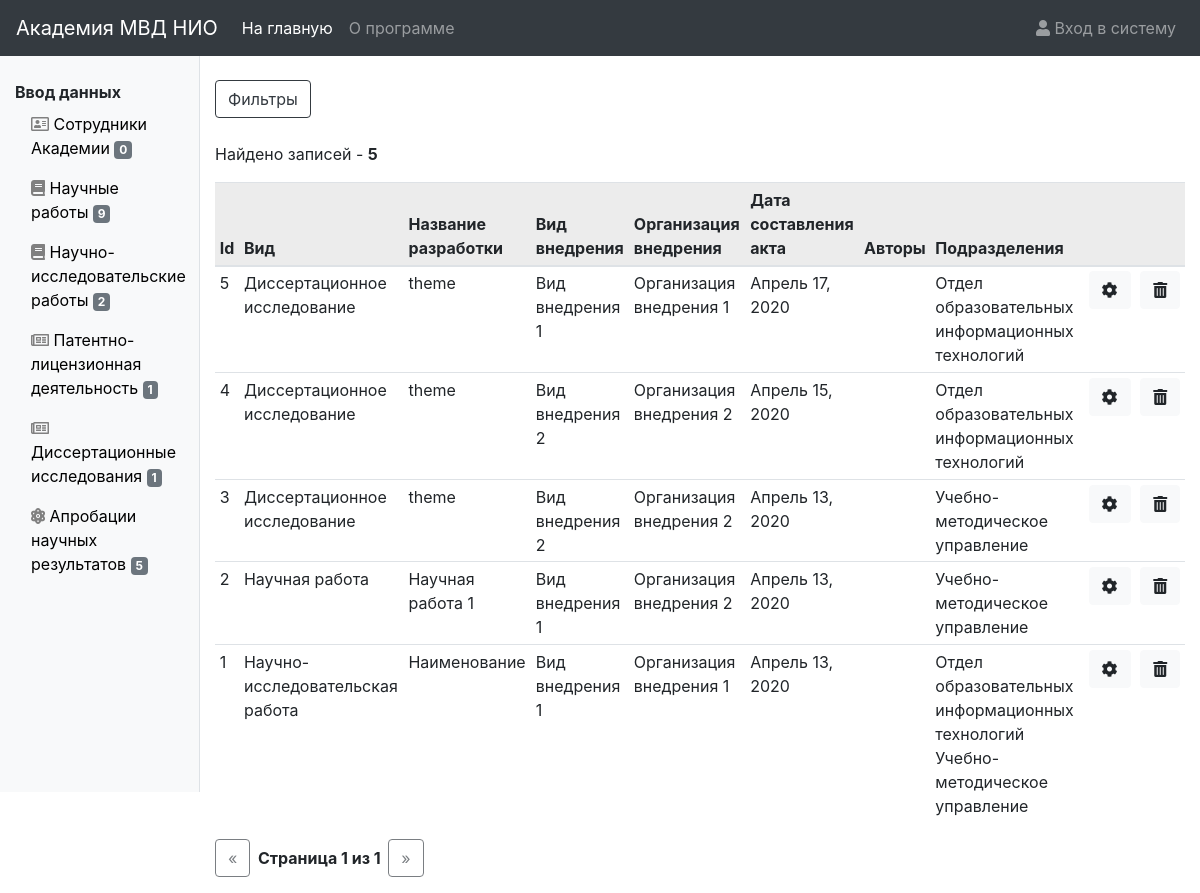
/anr/, run on the app's committed database.
### anr/models.py (models this page shows, shortened)
class ANR(models.Model):
    development_kind = models.ForeignKey(DevelopmentKind, on_delete=models.SET_NULL,
                                         verbose_name="Вид внедренной разработки", null=True)
    introduction_kind = models.ForeignKey(IntroductionKind, on_delete=models.SET_NULL, verbose_name="Вид внедрения", null=True)
    introduction_organization = models.ForeignKey(IntroductionOrganization, on_delete=models.CASCADE,
                                                  verbose_name="Организация внедрения")
    approve_date = models.DateField(verbose_name="Дата утверждения акта")
    year = models.IntegerField(verbose_name="Год внедрения", blank=True, null=True)
    half_year = models.CharField(max_length=1, blank=True, null=True, verbose_name="Полугодие внедрения")
    authors = models.ManyToManyField(Author, verbose_name="Авторы")
    subdivisions = models.ManyToManyField(Subdivision, verbose_name="Подразделения разработки")
    is_student_participation = models.BooleanField(verbose_name="Участие обучающихся")
    sciencework = models.ForeignKey(Sciencework, on_delete=models.CASCADE, verbose_name="Научная работа", blank=True, null=True)
    nir = models.ForeignKey(NIR, on_delete=models.CASCADE, verbose_name="Научно-исследовательская работа", blank=True, null=True)
    dissertation = models.ForeignKey(DissertationResearch, on_delete=models.CASCADE, blank=True, null=True,
                                     verbose_name="Диссертационное исследование")
    date_added = models.DateTimeField(blank=True, null=True, verbose_name="Дата и время моследнего изменения")
    user_added = models.ForeignKey(User, on_delete=models.SET_NULL, blank=True, null=True,
                                   verbose_name="Кем внесено/изменено")
    class Meta:
        ordering = ('development_kind',)
        verbose_name = 'Апробация научных результатов'
        verbose_name_plural = 'Апробации научных результатов'
    @property
    def get_development_title(self):
        title = ""
        if str(self.development_kind.kind_title).__contains__("Научная"):
            title = self.sciencework.output_data
        elif str(self.development_kind.kind_title).__contains__("Диссер"):
            title = self.dissertation.dissertation_theme
        elif str(self.development_kind.kind_title).__contains__("Научно-исслед"):
            title = self.nir.nir_title
        return title
    @property
    def get_authors(self):
        result = ""
        for author in self.authors.all():
            result += author.get_full_name
            result += ' '
        return result
    @property
    def get_subdivisions(self):
        result = ""
        for subdivision in self.subdivisions.all():
            result += subdivision.subdivision_name
            result += ' '
        return result

class DevelopmentKind(models.Model):
    kind_title = models.CharField(max_length=255, verbose_name="Вид внедренной разработки")
    def __str__(self):
        return self.kind_title
    class Meta:
        ordering = ('kind_title',)
        verbose_name = 'Вид внедренной разработки'
        verbose_name_plural = 'Виды внедренной разработки'

class IntroductionKind(models.Model):
    introduction_kind_title = models.CharField(max_length=255, verbose_name="Вид внедрения")
    def __str__(self):
        return self.introduction_kind_title
    class Meta:
        ordering = ('introduction_kind_title',)
        verbose_name = 'Вид внедрения'
        verbose_name_plural = 'Виды внедрения'

class IntroductionOrganization(models.Model):
    organization_name = models.CharField(max_length=255, verbose_name="Организация внедрения")
    def __str__(self):
        return self.organization_name
    class Meta:
        ordering = ('organization_name',)
        verbose_name = 'Организация внедрения'
        verbose_name_plural = 'Организации внедрения'

### dissertationresearch/models.py (models this page shows, shortened)
class DissertationResearch(models.Model):
    kind = models.ForeignKey(ResearchKind, on_delete=models.SET_NULL, null=True, verbose_name="Вид исследования")
    status = models.ForeignKey(ResearchStatus, on_delete=models.SET_NULL, null=True, verbose_name="Статус исследователя")
    date_begin = models.IntegerField(verbose_name="Год начала", null=True, blank=True)
    date_end = models.IntegerField(verbose_name="Год окончания", null=True, blank=True)
    date_protect = models.DateField(verbose_name="Дата защиты", null=True, blank=True)
    dissertation_theme = models.TextField(verbose_name="Тема исследования")
    reason = models.ForeignKey(Reason, on_delete=models.SET_NULL, null=True, verbose_name="Основание для проведения исследования")
    result = models.CharField(max_length=255, null=True, blank=True, verbose_name="Результат исследования")
    author = models.ForeignKey(Author, on_delete=models.SET_NULL, related_name="author", null=True, verbose_name="Автор исследования")
    leader = models.ForeignKey(Author, on_delete=models.SET_NULL, related_name="leader", null=True, verbose_name="Научный руководитель")
    leader_subdivision = models.ForeignKey(Subdivision, on_delete=models.SET_NULL, related_name="leader_subdivision", null=True, blank=True,
                                           verbose_name="Подразделение научного руководителя")
    research_place = models.ForeignKey(ResearchPlace, on_delete=models.SET_NULL, null=True, blank=True,
                                       verbose_name="Место проведения исследования")
    research_place_subdivision = models.ForeignKey(Subdivision, on_delete=models.SET_NULL, related_name="research_place_subdivision", null=True, blank=True,
                                                   verbose_name="Подразделение Академии МВД РБ (место проведения)")
    date_added = models.DateTimeField(blank=True, null=True, verbose_name="Дата и время моследнего изменения")
    user_added = models.ForeignKey(User, on_delete=models.SET_NULL, blank=True, null=True,
                                   verbose_name="Кем внесено/изменено")
    class Meta:
        ordering = ('id',)
        verbose_name = 'Диссертационное исследование'
        verbose_name_plural = 'Диссертационные исследования'

### authors/models.py (models this page shows)
class Subdivision(models.Model):
    subdivision_name = models.CharField(max_length=255, verbose_name="Наименование подразделения")
    subdivision_short_name = models.CharField(max_length=70, verbose_name="Сокращенное наименование подразделения",
                                              blank=True, null=True)
    group = models.ForeignKey(Subdivisiongroup, on_delete=models.SET_NULL, null=True, verbose_name="Группа подразделений")
    def __str__(self):
        return self.subdivision_name
    class Meta:
        ordering = ('subdivision_name',)
        verbose_name = 'Подразделение'
        verbose_name_plural = 'Подразделения'

### sciencework/models.py (models this page shows, shortened)
class Sciencework(models.Model):
    kind = models.ForeignKey(Publicationkind, on_delete=models.SET_NULL, null=True, verbose_name="Вид научной работы")
    year = models.IntegerField(verbose_name="Год издания")
    half_year = models.CharField(max_length=10, default="Не указано", verbose_name="Полугодие")
    output_data = models.TextField(verbose_name="Выходные данные")
    sheet_count = models.CharField(max_length=100, blank=True, null=True, verbose_name="Количество печатных листов")
    publisher = models.ForeignKey(Publisher, on_delete=models.SET_NULL, blank=True, null=True, verbose_name="Издатель")
    grif = models.ForeignKey(Grif, on_delete=models.SET_NULL, blank=True, null=True, verbose_name="Гриф")
    magazine = models.ForeignKey(Magazine, on_delete=models.SET_NULL, blank=True, null=True, verbose_name="Журнал")
    digest = models.ForeignKey(Digest, on_delete=models.SET_NULL, blank=True, null=True, verbose_name="Сборник статей")
    in_vak = models.BooleanField(blank=True, null=True, verbose_name="Является работой ВАК")
    in_internationals = models.ManyToManyField(InternationalBase,
                                               verbose_name="Входит в международную базу научного цитирования", blank=True)
    interest = models.ForeignKey(Interest, on_delete=models.SET_NULL, blank=True, null=True, verbose_name="В чьих интересах")
    conference = models.ForeignKey(Conference, on_delete=models.SET_NULL, blank=True, null=True,
                                   verbose_name="Конференция")
    work_is_foreignauthors = models.BooleanField(blank=True, null=True, verbose_name="Участие сторонних авторов")
    other_author_count = models.IntegerField(default=0, blank=True, null=True, verbose_name="Количество сторонних авторов")
    sciencework_student_participation = models.BooleanField(blank=True, null=True, default=False,
                                                            verbose_name="Участие обучающихся")
    authors = models.ManyToManyField(Author, verbose_name="Авторы")
    subdivisions = models.ManyToManyField(Subdivision, verbose_name="Подразделения")
    subspecies = models.ForeignKey(Subspecies, on_delete=models.SET_NULL, blank=True, null=True,
                                   verbose_name="Подвид учебного издания")
    org_founder = models.ForeignKey(Orgfounder, on_delete=models.SET_NULL, blank=True, null=True,
                                    verbose_name="Организация учредитель сборника")
    date_added = models.DateTimeField(blank=True, null=True, verbose_name="Дата и время моследнего изменения")
    user_added = models.ForeignKey(User, on_delete=models.SET_NULL, blank=True, null=True,
                                   verbose_name="Кем внесено/изменено")
    class Meta:
        ordering = ('kind',)
        verbose_name = 'Научная работа'
        verbose_name_plural = 'Научная работа'

### nir/models.py (models this page shows, shortened)
class NIR(models.Model):
    nir_title = models.TextField()
    reason = models.ManyToManyField(ReasonNIR, verbose_name="Основания для проведения")
    plan_item = models.CharField(max_length=255, blank=True, null=True, verbose_name="Пункт плана для проведения")
    start_date = models.DateField(blank=True, null=True, verbose_name="Дата начала")
    end_date = models.DateField(blank=True, null=True, verbose_name="Дата окончания")
    result = models.ForeignKey(ResearchResults, on_delete=models.SET_NULL, blank=True, null=True,
                               verbose_name="Результат проведения НИР")
    approve_date = models.DateField(blank=True, null=True, verbose_name="Дата утверждения акта")
    authors = models.ManyToManyField(Author, verbose_name="Авторы НИР")
    subdivisions = models.ManyToManyField(Subdivision, verbose_name="Подразделения НИР")
    nir_leader = models.ForeignKey(Author, related_name="nir_leader", on_delete=models.SET_NULL, null=True, blank=True,
                                   verbose_name="Научный руководитель")
    leader_subdivision = models.ForeignKey(Subdivision, related_name='nir_leader_subdivision', on_delete=models.SET_NULL, null=True, blank=True,
                                           verbose_name="Подразделение научного руководителя")
    date_added = models.DateTimeField(blank=True, null=True, verbose_name="Дата и время моследнего изменения")
    user_added = models.ForeignKey(User, on_delete=models.SET_NULL, blank=True, null=True,
                                   verbose_name="Кем внесено/изменено")
    class Meta:
        ordering = ('nir_title',)
        verbose_name = 'Научно-исследовательская работа'
        verbose_name_plural = 'Научно-исследовательские работы'

### anr/views.py (the view)
# urls.py: path('', views.anr_list, name='list'),
def anr_list(request):
    f = ANRFilter(request.GET, queryset=ANR.objects.all().order_by('-pk'))
    paginator = Paginator(f.qs, 50)
    page = request.GET.get('page')
    anrs = paginator.get_page(page)
    return render(request, 'anr/anr_list.html', {'list': anrs,
                                                 'filter': f,
                                                 })

### context_processors/side_panel_context.py (called while the page is built)
def counts(request):
    return {'author_count': Author.objects.all().count(),
            'sciencework_count': Sciencework.objects.all().count(),
            'nir_count': NIR.objects.all().count(),
            'pld_count': PLD.objects.all().count(),
            'dissertation_count': DissertationResearch.objects.all().count(),
            'anr_count': ANR.objects.all().count(),
            }

### anr/templates/anr/anr_list.html (shortened to what this page needs)
{% extends "base_list.html" %}
{% load url_replace %}
{% load static %}
{% block list %}
    <table class="table table-sm">
        <thead class="table-active">
        <tr>
            <th scope="col">Id</th>
            <th scope="col">Вид</th>
            <th scope="col">Название разработки</th>
            <th scope="col">Вид внедрения</th>
            <th scope="col">Организация внедрения</th>
            <th scope="col">Дата составления акта</th>
            <th scope="col">Авторы</th>
            <th scope="col">Подразделения</th>
            <th scope="col"></th>
            <th scope="col"></th>
        </tr>
        </thead>
        <tbody>
        {% for anr in list %}
            <tr>
                <td>{{ anr.id }}</td>
                <td>{{ anr.development_kind }}</td>
                <td>{{ anr.get_development_title }}</td>
                <td>{{ anr.introduction_kind }}</td>
                <td>{{ anr.introduction_organization }}</td>
                <td>{{ anr.approve_date }}</td>
                <td>{{ anr.get_authors }}</td>
                <td>{{ anr.get_subdivisions }}</td>
                <td><a href="{% url 'anr:update' anr.id %}" class="btn btn-light"><i class="fas fa-cog"></i></a></td>
                <td><a href="{% url 'anr:delete' anr.id %}" class="btn btn-light"><i class="fas fa-trash-alt"></i></a></td>
            </tr>
        {% endfor %}
        </tbody>
    </table>
{% endblock %}

### data on the page
ANR: id "5", development_kind "Диссертационное исследование", get_development_title "theme", introduction_kind "Вид внедрения 1", introduction_organization "Организация внедрения 1", approve_date "Апрель 17, 2020", get_subdivisions "Отдел образовательных информационных технологий"
ANR: id "4", development_kind "Диссертационное исследование", get_development_title "theme", introduction_kind "Вид внедрения 2", introduction_organization "Организация внедрения 2", approve_date "Апрель 15, 2020", get_subdivisions "Отдел образовательных информационных технологий"
ANR: id "3", development_kind "Диссертационное исследование", get_development_title "theme", introduction_kind "Вид внедрения 2", introduction_organization "Организация внедрения 2", approve_date "Апрель 13, 2020", get_subdivisions "Учебно-методическое управление"
ANR: id "2", development_kind "Научная работа", get_development_title "Научная работа 1", introduction_kind "Вид внедрения 1", introduction_organization "Организация внедрения 2", approve_date "Апрель 13, 2020", get_subdivisions "Учебно-методическое управление"
ANR: id "1", development_kind "Научно-исследовательская работа", get_development_title "Наименование", introduction_kind "Вид внедрения 1", introduction_organization "Организация внедрения 1", approve_date "Апрель 13, 2020", get_subdivisions "Отдел образовательных информационных технологий Учебно-методическое управление"

### other printed values
{{ author_count }} "0"
{{ sciencework_count }} "9"
{{ nir_count }} "2"
{{ pld_count }} "1"
{{ dissertation_count }} "1"
{{ anr_count }} "5"
{{ filter.qs|length }} "5"
{{ list.number }} "1"
{{ list.paginator.num_pages }} "1"
